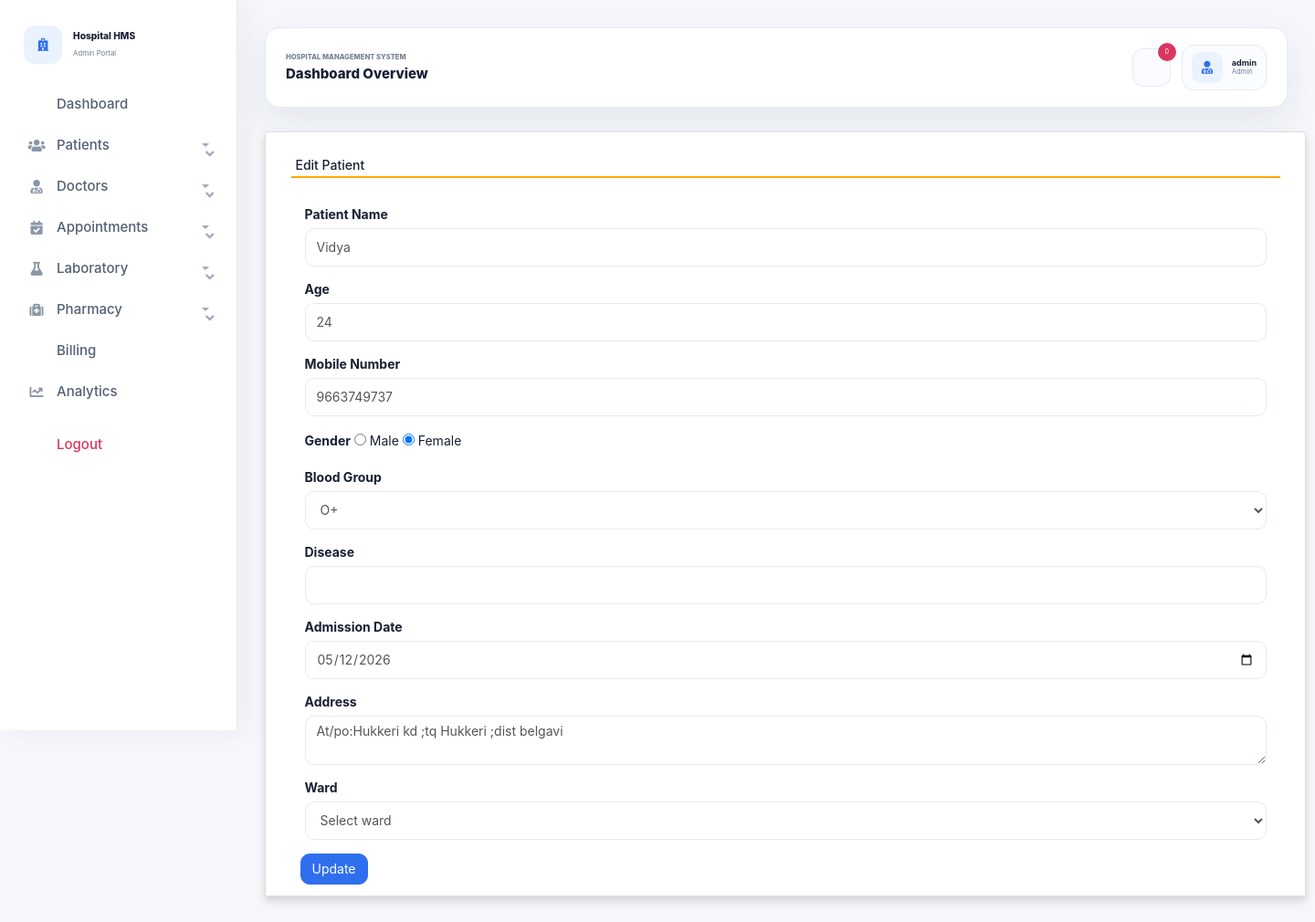
The app's page /edit_patient/9 (signed in) with its own data.
### hospitals/models.py (models this page shows, shortened)
class Patient(models.Model):
    BLOOD_GROUP_CHOICES = (
        ("A+", "A+"),
        ("A-", "A-"),
        ("B+", "B+"),
        ("B-", "B-"),
        ("AB+", "AB+"),
        ("AB-", "AB-"),
        ("O+", "O+"),
        ("O-", "O-"),
    )
    WARD_CHOICES = (
        ("General Ward", "General Ward"),
        ("ICU", "ICU"),
        ("Emergency", "Emergency"),
        ("Pediatrics", "Pediatrics"),
        ("Maternity", "Maternity"),
        ("Private Room", "Private Room"),
    )
    name = models.CharField(max_length=50)
    patient_id = models.CharField(max_length=20, blank=True, default="")
    age = models.PositiveIntegerField(null=True, blank=True)
    gender = models.CharField(max_length=10)
    mobile = models.IntegerField(null=True)
    blood_group = models.CharField(max_length=5, choices=BLOOD_GROUP_CHOICES, blank=True, default="")
    disease = models.CharField(max_length=100, blank=True, default="")
    admission_date = models.DateField(null=True, blank=True)
    address = models.CharField(max_length=50)
    ward = models.CharField(max_length=50, choices=WARD_CHOICES, null=True, blank=True)

### hospitals/views.py (the view, shortened to what this page needs)
# urls.py: path('edit_patient/<int:pid>',edit_patient,name='edit_patient'),
def edit_patient(request,pid):
    error = ""
    redirect_response = require_full_access(request)
    if redirect_response:
        return redirect_response
    user = request.user
    patient = Patient.objects.get(id=pid)
    return render(request, 'edit_patient.html', locals())

### hospitals/views.py (called while the page is built)
def selected_role(request):
    role = request.session.get("user_role")
    if not role and request.user.is_authenticated and request.user.is_staff:
        role = "admin"
        request.session["user_role"] = role
    return role

def can_manage_records(request):
    return request.user.is_authenticated and selected_role(request) in FULL_ACCESS_ROLES

def require_full_access(request):
    if not can_manage_records(request):
        return redirect("admin_home" if request.user.is_authenticated else "login")
    return None

### hospitals/templates/edit_patient.html (shortened to what this page needs)
{% extends 'admin_nav.html' %}
{% load static %}
{% block content %}
<link rel="stylesheet" href="https://maxcdn.bootstrapcdn.com/bootstrap/3.4.1/css/bootstrap.min.css">
  <link rel="stylesheet" href="https://cdnjs.cloudflare.com/ajax/libs/font-awesome/4.7.0/css/font-awesome.min.css">
  <link rel="stylesheet" href="https://use.fontawesome.com/releases/v5.6.3/css/all.css">
<div class="container card shadow">
		<div class="card-body">
			<h5 class="p-2" style="border-bottom: 2px solid orange">Edit Patient</h5>
             <br>
			<div class="container-fluid">
				<form method="post">
					<div class="form-row">
						<div class="col-sm-12">
							<div class="form-group">
								<label>Patient Name</label>
								<input type="text" name="name" class="form-control" value="{{patient.name}}" required>
							</div>
						</div>
						<div class="col-sm-12">
							<div class="form-group">
								<label>Age</label>
								<input type="number" name="age" class="form-control" value="{{patient.age|default:''}}">
							</div>
						</div>
                    	<div class="col-sm-12">
							<div class="form-group">
								<label>Mobile Number</label>
								<input type="text" name="mobile" class="form-control" value="{{patient.mobile}}" required>
							</div>
						</div>
						<div class="col-sm-12">
							<div class="form-group">
								<label>Gender</label>
								{% if patient.gender == "Female" %}
								<input type="radio" name="gender" value="Male"> Male
								<input type="radio" name="gender" value="Female" checked> Female
								{% endif %}
							</div>
						</div>
						<div class="col-sm-12">
							<div class="form-group">
								<label>Blood Group</label>
								<select name="blood_group" class="form-control">
									<option {% if patient.blood_group == "O+" %}selected{% endif %}>O+</option>
								</select>
							</div>
						</div>
						<div class="col-sm-12">
							<div class="form-group">
								<label>Disease</label>
								<input type="text" name="disease" class="form-control" value="{{patient.disease}}">
							</div>
						</div>
						<div class="col-sm-12">
							<div class="form-group">
								<label>Admission Date</label>
								<input type="date" name="admission_date" class="form-control" value="{{patient.admission_date|date:'Y-m-d'}}">
							</div>
						</div>
						<div class="col-sm-12">
							<div class="form-group">
								<label>Address</label>
                                <textarea name="address" class="form-control">{{patient.address}}</textarea>
							</div>
						</div>
                        <div class="col-sm-12">
                            <div class="form-group">
                                <label>Ward</label>
                                <select name="ward" class="form-control">
                                    <option value="">Select ward</option>
                                </select>
                            </div>
                        </div>
					<input type="submit" value="Update" class="btn btn-primary">
				</form>
			</div>
		</div>
	</div>
{% endblock content %}

### hospitals/templates/admin_nav.html (shortened to what this page needs)
<!DOCTYPE html>
{% load static %}
<html lang="en">
<head>
  <link rel="stylesheet" href="https://stackpath.bootstrapcdn.com/bootstrap/4.3.1/css/bootstrap.min.css">
  <link rel="stylesheet" href="https://maxcdn.bootstrapcdn.com/font-awesome/4.7.0/css/font-awesome.min.css">
  <link rel="stylesheet" href="{% static 'css/admin_dashboard.css' %}?v=20260514-portal">
</head>
<body class="erp-body">
  <div class="wrapper">
  <aside class="sidebar erp-sidebar" tabindex="0">
    <div class="sidebar-brand">
      <span class="brand-mark"><i class="fa fa-hospital-o"></i></span>
      <div>
        <strong>Hospital HMS</strong>
        <small>Admin Portal</small>
      </div>
    </div>
    <nav class="sidebar-nav">
      <a class="{% if request.resolver_match.url_name == 'admin_home' %}active{% endif %}" href="{% url 'admin_home' %}"><i class="fa fa-tachometer"></i><span>Dashboard</span></a>
      <div class="nav-group {% if request.resolver_match.url_name == 'add_patient' or request.resolver_match.url_name == 'view_patient' %}open{% endif %}">
        <button type="button"><i class="fa fa-users"></i><span>Patients</span><i class="fa fa-angle-down caret"></i></button>
      </div>
      <div class="nav-group {% if request.resolver_match.url_name == 'add_doctor' or request.resolver_match.url_name == 'view_doctor' %}open{% endif %}">
        <button type="button"><i class="fa fa-user-md"></i><span>Doctors</span><i class="fa fa-angle-down caret"></i></button>
      </div>
      <div class="nav-group {% if request.resolver_match.url_name == 'add_appointment' or request.resolver_match.url_name == 'view_appointment' %}open{% endif %}">
        <button type="button"><i class="fa fa-calendar-check-o"></i><span>Appointments</span><i class="fa fa-angle-down caret"></i></button>
      </div>
      <div class="nav-group {% if request.resolver_match.url_name == 'add_report' or request.resolver_match.url_name == 'view_reports' or request.resolver_match.url_name == 'download_reports' %}open{% endif %}">
        <button type="button"><i class="fa fa-flask"></i><span>Laboratory</span><i class="fa fa-angle-down caret"></i></button>
      </div>
      <div class="nav-group {% if request.resolver_match.url_name == 'add_medicine' or request.resolver_match.url_name == 'inventory' %}open{% endif %}">
        <button type="button"><i class="fa fa-medkit"></i><span>Pharmacy</span><i class="fa fa-angle-down caret"></i></button>
      </div>
      <a class="{% if request.resolver_match.url_name == 'create_bill' or request.resolver_match.url_name == 'payment_history' %}active{% endif %}" href="{% url 'create_bill' %}"><i class="fa fa-file-text-o"></i><span>Billing</span></a>
      <a class="{% if request.resolver_match.url_name == 'analytics' %}active{% endif %}" href="{% url 'analytics' %}"><i class="fa fa-line-chart"></i><span>Analytics</span></a>
    </nav>
    <a class="sidebar-logout" href="{% url 'logout' %}"><i class="fa fa-sign-out"></i> Logout</a>
  </aside>
  <div class="main-content erp-main">
    <nav class="top-navbar erp-topbar">
      <div>
        <p class="eyebrow">Hospital Management System</p>
        <h1>{{ title|default:"Dashboard Overview" }}</h1>
      </div>
      <div class="topbar-tools">
        <button class="topbar-icon" type="button" title="Notifications">
          <i class="fa fa-bell-o"></i>
          <span>{{ unread_notifications|default:"0" }}</span>
        </button>
        <div class="topbar-profile">
          <span><i class="fa fa-user-md"></i></span>
          <div>
            <strong>{{ request.user.username|default:"Admin" }}</strong>
            <small>{{ request.session.user_role|title|default:"Admin" }}</small>
          </div>
        </div>
      </div>
    </nav>
    <div class="content">
      {% block content %}
      {% endblock content %}
    </div>
  </div>
  </div>
</body>
</html>

### hospitals/static/css/admin_dashboard.css (style rules this page uses)
:root { --erp-bg: #f5f7fb; --erp-surface: #ffffff; --erp-sidebar: #ffffff; --erp-text: #172033; --erp-muted: #748094; --erp-border: #e4eaf3; --erp-blue: #2f6fed; --erp-blue-soft: #eaf2ff; --erp-green: #14966f; --erp-green-soft: #e8f8f2; --erp-orange: #d97706; --erp-orange-soft: #fff3df; --erp-purple: #7048e8; --erp-purple-soft: #f0edff; --erp-red: #d9365f; --erp-red-soft: #ffeaf0; --erp-shadow: 0 16px 42px rgba(28, 43, 78, 0.08); }
* { box-sizing: border-box; }
html { min-height: 100%; }
body.erp-body { margin: 0; min-height: 100vh; overflow-x: hidden; background: var(--erp-bg); color: var(--erp-text); font-family: Inter, "Segoe UI", Arial, sans-serif; letter-spacing: 0; }
a, a:hover { color: inherit; text-decoration: none; }
.wrapper { display: flex; min-height: 100vh; }
.sidebar { width: 260px; position: fixed; top: 0; left: 0; bottom: 0; height: 100vh; padding: 24px 18px; overflow-y: auto; background: var(--erp-sidebar); border-right: 1px solid var(--erp-border); box-shadow: 8px 0 28px rgba(31, 45, 76, 0.05); z-index: 20; }
.main-content { margin-left: 260px; padding: 30px; width: calc(100% - 260px); min-height: 100vh; }
.sidebar-brand, .top-navbar, .topbar-tools, .topbar-profile, .sidebar-nav a, .nav-group button, .sidebar-logout, .stat-card, .module-header, .appointment-person { display: flex; align-items: center; }
.sidebar-brand { gap: 12px; padding: 4px 8px 24px; }
.brand-mark { width: 42px; height: 42px; display: grid; place-items: center; border-radius: 12px; background: var(--erp-blue-soft); color: var(--erp-blue); }
.sidebar-brand strong { display: block; color: var(--erp-text); font-size: 1.02rem; font-weight: 800; }
.sidebar-brand small { color: var(--erp-muted); font-size: 0.78rem; }
.sidebar-nav { display: grid; gap: 5px; }
.sidebar-nav a, .nav-group button, .sidebar-logout { width: 100%; gap: 12px; padding: 11px 12px; border: 0; border-radius: 10px; background: transparent; color: #526074; font-size: 15px; font-weight: 500; line-height: 1.2; transition: background 0.18s ease, color 0.18s ease, transform 0.18s ease; }
.sidebar-nav a i, .nav-group button i:first-child, .sidebar-logout i { width: 20px; color: #8a96a8; text-align: center; transition: color 0.18s ease; }
.nav-group button { cursor: pointer; }
.nav-group button span { flex: 1; text-align: left; }
.nav-group .caret { color: #a0aabb; transition: transform 0.22s ease; }
.sidebar-logout { margin-top: 18px; color: var(--erp-red); }
.top-navbar { justify-content: space-between; gap: 18px; min-height: 76px; padding: 18px 22px; margin-bottom: 26px; background: var(--erp-surface); border: 1px solid var(--erp-border); border-radius: 16px; box-shadow: var(--erp-shadow); }
.eyebrow { margin: 0 0 4px; color: var(--erp-muted); font-size: 0.76rem; font-weight: 800; text-transform: uppercase; }
.top-navbar h1 { margin: 0; font-size: 1.5rem; font-weight: 800; }
.topbar-tools { gap: 12px; justify-content: flex-end; }
.topbar-icon { position: relative; width: 42px; height: 42px; border: 1px solid var(--erp-border); border-radius: 12px; background: #f9fbff; color: var(--erp-blue); }
.topbar-icon span { position: absolute; top: -7px; right: -7px; min-width: 20px; height: 20px; padding: 0 5px; border-radius: 999px; background: var(--erp-red); color: #fff; font-size: 0.72rem; line-height: 20px; }
.topbar-profile { gap: 10px; padding: 7px 10px; border: 1px solid var(--erp-border); border-radius: 13px; background: #fbfcff; }
.topbar-profile span { width: 34px; height: 34px; display: grid; place-items: center; border-radius: 10px; background: var(--erp-blue-soft); color: var(--erp-blue); }
.topbar-profile strong, .topbar-profile small { display: block; line-height: 1.15; }
.topbar-profile strong { font-size: 0.9rem; }
.topbar-profile small { color: var(--erp-muted); font-size: 0.76rem; }
.filter-row input, .filter-row select, .erp-form input, .erp-form select, .erp-form textarea, .form-control { min-height: 42px; border: 1px solid var(--erp-border) !important; border-radius: 10px !important; box-shadow: none !important; }
.btn, .btn-primary, .btn-light { border-radius: 10px !important; font-weight: 700; }
.btn-primary { background: var(--erp-blue) !important; border-color: var(--erp-blue) !important; }

### records on screen
Patient: name "Vidya", age "24", mobile "9663749737", blood_group "O+", admission_date "05/12/2026", address "At/po:Hukkeri kd ;tq Hukkeri ;dist belgavi"

### other values on screen
{{ title|default:"Dashboard Overview" }} "Dashboard Overview"
{{ unread_notifications|default:"0" }} "0"
{{ request.user.username|default:"Admin" }} "admin"
{{ request.session.user_role|title|default:"Admin" }} "Admin"
